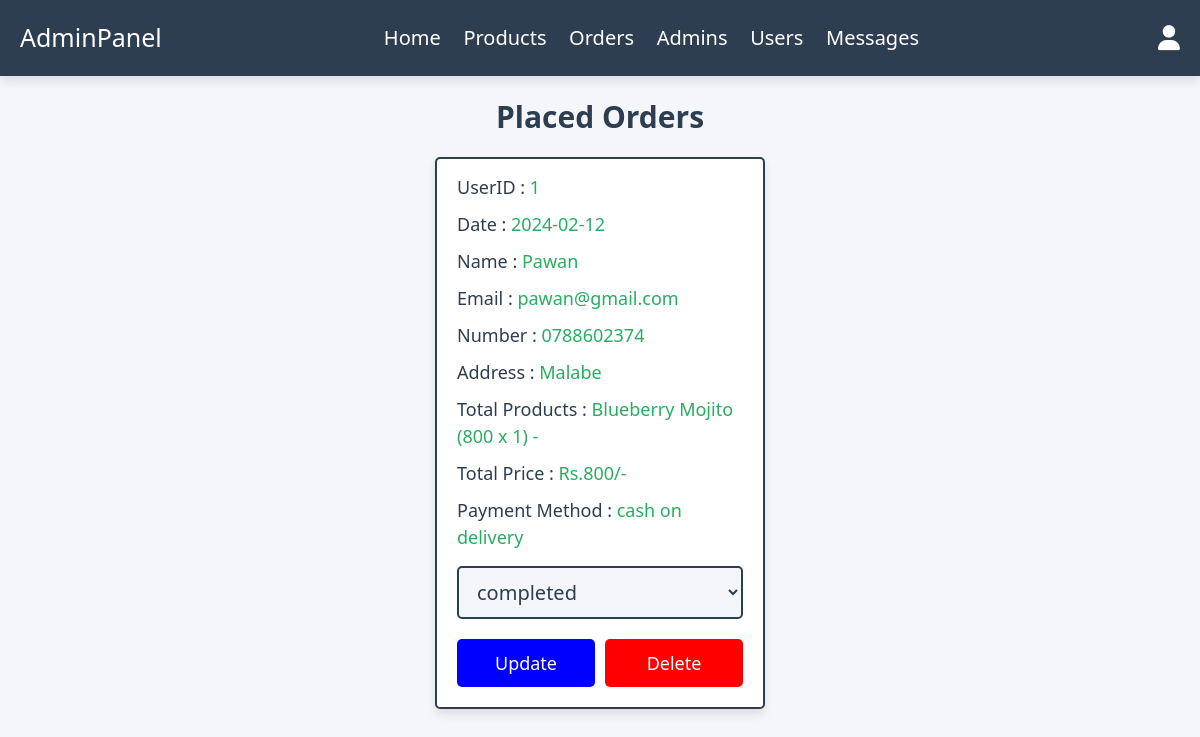
The page /admin/placed_orders.php (signed in) on the database its author committed.
### tables this page shows
CREATE TABLE `orders` (
  `id` int(100) NOT NULL,
  `user_id` int(100) NOT NULL,
  `name` varchar(20) NOT NULL,
  `number` varchar(10) NOT NULL,
  `email` varchar(50) NOT NULL,
  `method` varchar(50) NOT NULL,
  `address` varchar(500) NOT NULL,
  `total_products` varchar(1000) NOT NULL,
  `total_price` int(100) NOT NULL,
  `placed_on` date NOT NULL DEFAULT current_timestamp(),
  `payment_status` varchar(20) NOT NULL DEFAULT 'pending'
);

### admin/placed_orders.php (the view, shortened to what this page needs)
<?php
include '../components/connect.php';
?>
<!DOCTYPE html>
<html lang="en">
<head>
   <link rel="stylesheet" href="https://cdnjs.cloudflare.com/ajax/libs/font-awesome/6.1.1/css/all.min.css">
   <link rel="stylesheet" href="../css/admin_style.css">
</head>
<body>
<?php include '../components/admin_header.php' ?>
<section class="placed-orders">
   <h1 class="heading">placed orders</h1>
   <div class="box-container">
   <?php
      $select_orders = $conn->prepare("SELECT * FROM `orders`");
      $select_orders->execute();
      if($select_orders->rowCount() > 0){
         while($fetch_orders = $select_orders->fetch(PDO::FETCH_ASSOC)){
   ?>
   <div class="box">
      <p> UserID : <span><?= $fetch_orders['user_id']; ?></span> </p>
      <p> Date : <span><?= $fetch_orders['placed_on']; ?></span> </p>
      <p> Name : <span><?= $fetch_orders['name']; ?></span> </p>
      <p> Email : <span><?= $fetch_orders['email']; ?></span> </p>
      <p> Number : <span><?= $fetch_orders['number']; ?></span> </p>
      <p> Address : <span><?= $fetch_orders['address']; ?></span> </p>
      <p> Total Products : <span><?= $fetch_orders['total_products']; ?></span> </p>
      <p> Total Price : <span>Rs.<?= $fetch_orders['total_price']; ?>/-</span> </p>
      <p> Payment Method : <span><?= $fetch_orders['method']; ?></span> </p>
      <form action="" method="POST">
         <select name="payment_status" class="drop-down">
            <option value="" selected disabled><?= $fetch_orders['payment_status']; ?></option>
         </select>
         <div class="flex-btn">
            <input type="submit" value="update" class="btn" name="update_payment">
            <a href="placed_orders.php?delete=<?= $fetch_orders['id']; ?>" class="delete-btn" onclick="return confirm('delete this order?');">delete</a>
         </div>
      </form>
   </div>
   <?php
      }
   }else{
      echo '<p class="empty">no orders placed yet!</p>';
   }
   ?>
   </div>
</section>
</body>
</html>

### css/admin_style.css (style rules this page uses)
:root { --main-color: #27ae60; --red: #e74c3c; --orange: #f39c12; --black: #2c3e50; --white: #fff; --light-bg: #f5f6fa; --light-color: #999; --border: .2rem solid var(--black); --box-shadow: 0 .5rem 1rem rgba(0,0,0,.1); }
* { Font-family: Calibri, Candara, Segoe, Segoe UI, Optima, Arial, sans-serif; margin:0; padding:0; box-sizing: border-box; text-decoration: none; outline: none; border:none; }
html { font-size: 62.5%; overflow-x: hidden; }
body { background-color: var(--light-bg); }
section { max-width: 2200px; margin:0 auto; padding:2rem; }
.btn, .delete-btn, .option-btn { display: block; margin-top: 1rem; border-radius: .5rem; cursor: pointer; width: 100%; font-size: 1.8rem; color:var(--white); padding:1.2rem 3rem; text-transform: capitalize; text-align: center; }
.btn { background-color:blue; }
.delete-btn { background-color:red; }
.flex-btn { display: flex; gap:1rem; }
.heading { text-align: center; margin-bottom: 2rem; text-transform: capitalize; color:var(--black); font-size: 3rem; }
.placed-orders .box-container { display: grid; grid-template-columns: repeat(auto-fit, 33rem); gap:1.5rem; justify-content: center; align-items: flex-start; }
.placed-orders .box-container .box { background-color: var(--white); border-radius: .5rem; box-shadow: var(--box-shadow); border:var(--border); padding:2rem; padding-top: 1rem; }
.placed-orders .box-container .box p { padding: .5rem 0; line-height: 1.5; font-size: 1.8rem; color:var(--black); }
.placed-orders .box-container .box p span { color:var(--main-color); }
.placed-orders .box-container .box .drop-down { width: 100%; margin:1rem 0; background-color: var(--light-bg); padding:1rem 1.4rem; font-size: 2rem; color:var(--black); border:var(--border); border-radius: .5rem; }

### rows shown on the page
orders: user "1", placed_on "2024-02-12", name "Pawan", email "pawan@gmail.com", number "0788602374", address "Malabe", total_products "Blueberry Mojito (800 x 1) -", total_price "800", method "cash on delivery", payment_status "completed"
